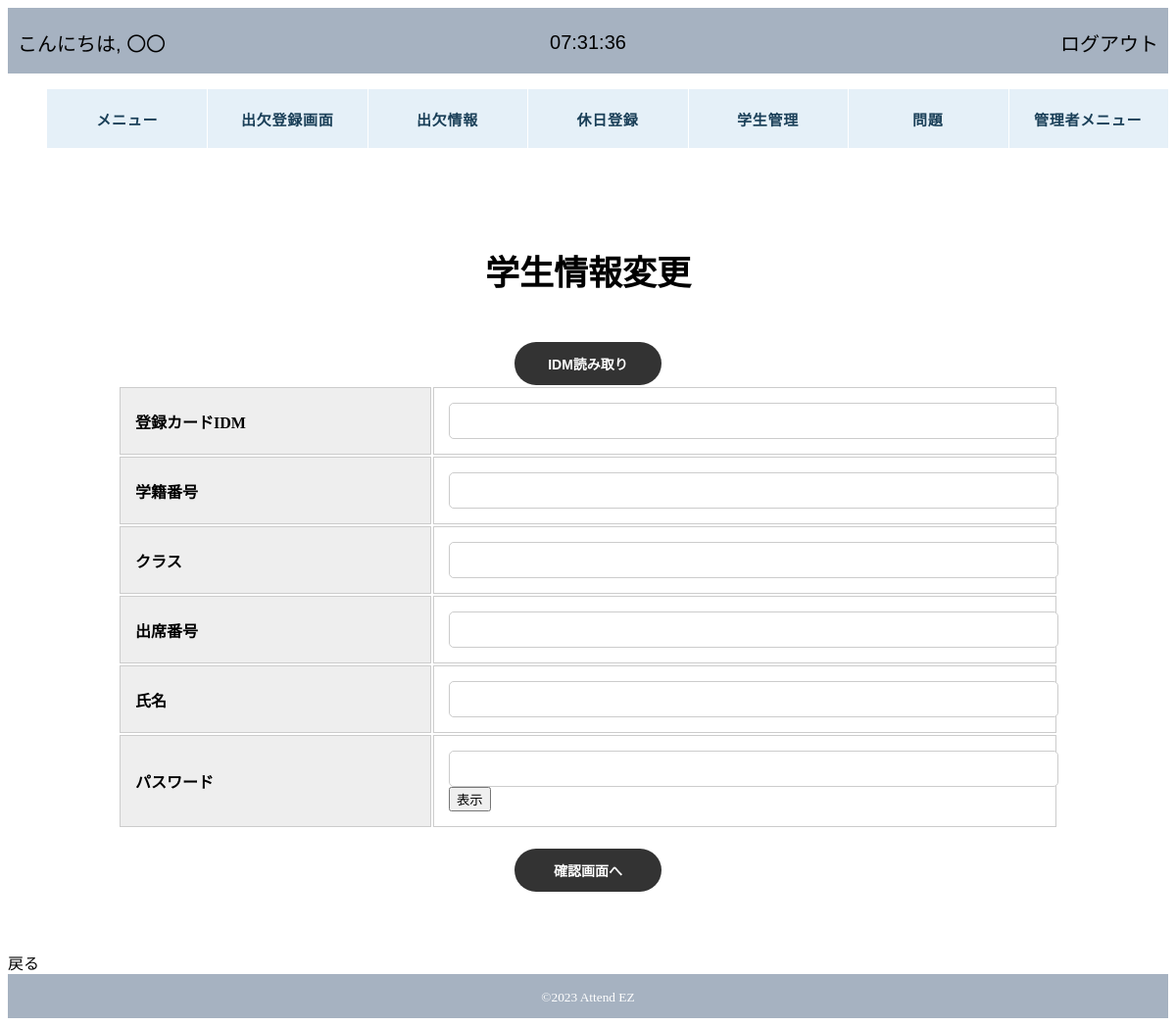
Before: /attendez/students_modify.php?id=n2220192 with the older database file.
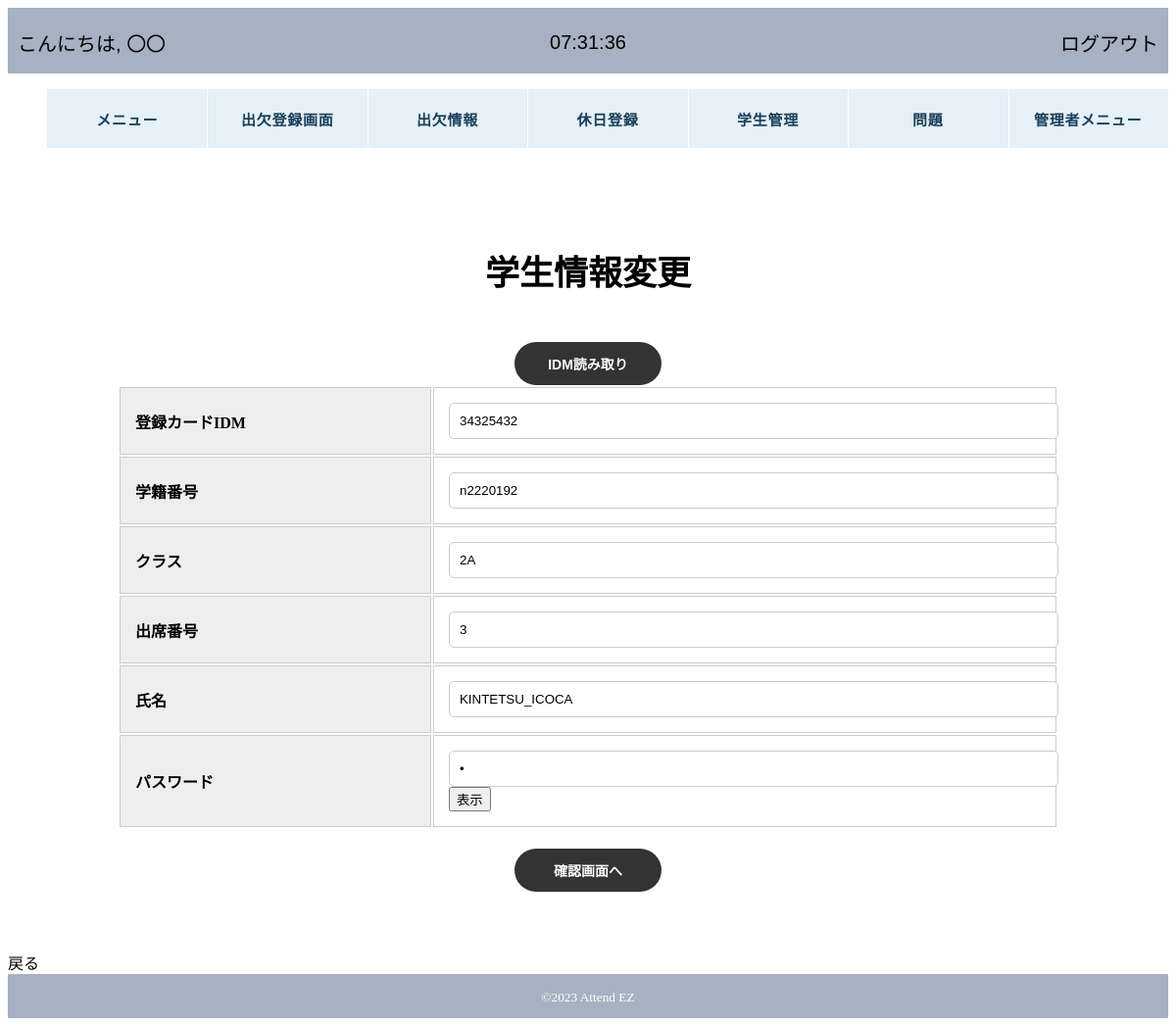
After: the same page with the newer database file.
### tables this page shows
CREATE TABLE IF NOT EXISTS `students_info` (
  `id` int(11) NOT NULL,
  `IDM` varchar(20) NOT NULL DEFAULT '',
  `student_number` varchar(255) NOT NULL,
  `class` varchar(11) NOT NULL,
  `attendance_number` int(3) NOT NULL,
  `name` varchar(255) NOT NULL,
  `password` varchar(255) NOT NULL
);

### attendez/students_modify.php (the view, shortened to what this page needs)
<?php
require 'header.php';
$pdo = new PDO('mysql:host=localhost;dbname=2023_attendez;charset=utf8', 'root', '');
$sql = $pdo->prepare('SELECT * FROM students_info WHERE student_number = ?');
try {
    $sql->execute([$_REQUEST['id']]);
    $row = $sql->fetch(PDO::FETCH_ASSOC);
} catch (PDOException $e) {
    die('エラー: ' . $e->getMessage());
}
if (isset($_SESSION['students_info']['name'])) {
    $IDM = $_SESSION['students_info']['IDM'];
    $studentNumber = $_SESSION['students_info']['student_number'];
    $class = $_SESSION['students_info']['class'];
    $attendanceNumber = $_SESSION['students_info']['attendance_number'];
    $name = $_SESSION['students_info']['name'];
    $password = $_SESSION['students_info']['password'];
}else{
    $IDM = $row['IDM'];
    $studentNumber = $row['student_number'];
    $class = $row['class'];
    $attendanceNumber = $row['attendance_number'];
    $name = $row['name'];
    $password = $row['password'];
}
?>
<div class="form">
<h1 class="form-title">学生情報変更</h1><br>
<form action="students_regist.php" method="POST">
    <input type="submit" name="idm_reading" class="form-submit" value="IDM読み取り">
</form>
<form action="students_modify_confirm.php" method="post">
    <table class="form-table">
        <tr>
            <th class="form-item">登録カードIDM</th>
            <td class="form-body"><input type="text" class="form-text" name="IDM" value="<?= htmlspecialchars($IDM) ?>"></td>
        </tr>
        <tr>
            <th class="form-item">学籍番号</th>
            <td class="form-body"><input type="text" class="form-text" name="student_number" value="<?= htmlspecialchars($studentNumber) ?>"></td>
        </tr>
        <tr>
            <th class="form-item">クラス</th>
            <td class="form-body"><input type="text" class="form-text" name="class" value="<?= htmlspecialchars($class) ?>"></td>
        </tr>
        <tr>
            <th class="form-item">出席番号</th>
            <td class="form-body"><input type="text" class="form-text" name="attendance_number" value="<?= htmlspecialchars($attendanceNumber) ?>"></td>
        </tr>
        <tr>
            <th class="form-item">氏名</th>
            <td class="form-body"><input type="text" class="form-text" name="name" value="<?= htmlspecialchars($name) ?>"></td>
        </tr>
        <tr>
            <div class="password-container">
                <th class="form-item">パスワード</th>
                <td class="form-body"><input type="password" class="form-text" id="passwordInput" name="password" value="<?= htmlspecialchars($password) ?>"><button type="button" id="showPasswordButton">表示</button></td>
            </div>
        </tr>
    </table>
    <input type="submit" class="form-submit" value="確認画面へ">
</form>
</div>
<a href="students_modify_select.php">戻る</a>
<?php require 'footer.php'; ?>

Changed rows visible on the page:
now on this page (row edited): students_info: IDM "34325432", student_number "n2220192", class "2A", attendance_number "3", name "KINTETSU_ICOCA"
